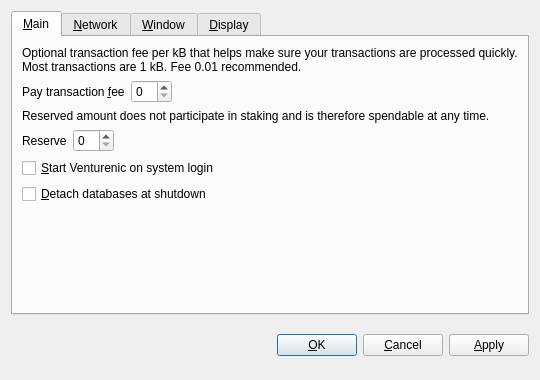
<?xml version="1.0" encoding="UTF-8"?>
<ui version="4.0">
 <class>OptionsDialog</class>
 <widget class="QDialog" name="OptionsDialog">
  <property name="geometry">
   <rect>
    <x>0</x>
    <y>0</y>
    <width>540</width>
    <height>380</height>
   </rect>
  </property>
  <property name="windowTitle">
   <string>Options</string>
  </property>
  <property name="modal">
   <bool>true</bool>
  </property>
  <layout class="QVBoxLayout" name="verticalLayout">
   <item>
    <widget class="QTabWidget" name="tabWidget">
     <property name="tabPosition">
      <enum>QTabWidget::North</enum>
     </property>
     <property name="currentIndex">
      <number>0</number>
     </property>
     <widget class="QWidget" name="tabMain">
      <attribute name="title">
       <string>&amp;Main</string>
      </attribute>
      <layout class="QVBoxLayout" name="verticalLayout_Main">
       <item>
        <widget class="QLabel" name="transactionFeeInfoLabel">
         <property name="text">
          <string>Optional transaction fee per kB that helps make sure your transactions are processed quickly. Most transactions are 1 kB. Fee 0.01 recommended.</string>
         </property>
         <property name="textFormat">
          <enum>Qt::PlainText</enum>
         </property>
         <property name="wordWrap">
          <bool>true</bool>
         </property>
        </widget>
       </item>
       <item>
        <layout class="QHBoxLayout" name="horizontalLayoutFee">
         <item>
          <widget class="QLabel" name="transactionFeeLabel">
           <property name="text">
            <string>Pay transaction &amp;fee</string>
           </property>
           <property name="textFormat">
            <enum>Qt::PlainText</enum>
           </property>
           <property name="buddy">
            <cstring>transactionFee</cstring>
           </property>
          </widget>
         </item>
         <item>
          <widget class="BitcoinAmountField" name="transactionFee"/>
         </item>
         <item>
          <spacer name="horizontalSpacerFee">
           <property name="orientation">
            <enum>Qt::Horizontal</enum>
           </property>
           <property name="sizeHint" stdset="0">
            <size>
             <width>40</width>
             <height>20</height>
            </size>
           </property>
          </spacer>
         </item>
        </layout>
       </item>
       <item>
        <widget class="QLabel" name="reserveBalanceInfoLabel">
         <property name="text">
          <string>Reserved amount does not participate in staking and is therefore spendable at any time.</string>
         </property>
         <property name="textFormat">
          <enum>Qt::PlainText</enum>
         </property>
         <property name="wordWrap">
          <bool>true</bool>
         </property>
        </widget>
       </item>
       <item>
        <layout class="QHBoxLayout" name="horizontalLayoutReserveBalance">
         <item>
          <widget class="QLabel" name="reserveBalanceLabel">
           <property name="text">
            <string>Reserve</string>
           </property>
           <property name="textFormat">
            <enum>Qt::PlainText</enum>
           </property>
           <property name="buddy">
            <cstring>reserveBalance</cstring>
           </property>
          </widget>
         </item>
         <item>
          <widget class="BitcoinAmountField" name="reserveBalance"/>
         </item>
         <item>
          <spacer name="horizontalSpacerReserveBalance">
           <property name="orientation">
            <enum>Qt::Horizontal</enum>
           </property>
           <property name="sizeHint" stdset="0">
            <size>
             <width>40</width>
             <height>20</height>
            </size>
           </property>
          </spacer>
         </item>
        </layout>
       </item>
       <item>
        <widget class="QCheckBox" name="bitcoinAtStartup">
         <property name="toolTip">
          <string>Automatically start Venturenic after logging in to the system.</string>
         </property>
         <property name="text">
          <string>&amp;Start Venturenic on system login</string>
         </property>
        </widget>
       </item>
       <item>
        <widget class="QCheckBox" name="detachDatabases">
         <property name="toolTip">
          <string>Detach block and address databases at shutdown. This means they can be moved to another data directory, but it slows down shutdown. The wallet is always detached.</string>
         </property>
         <property name="text">
          <string>&amp;Detach databases at shutdown</string>
         </property>
        </widget>
       </item>
       <item>
        <spacer name="verticalSpacer_Main">
         <property name="orientation">
          <enum>Qt::Vertical</enum>
         </property>
         <property name="sizeHint" stdset="0">
          <size>
           <width>20</width>
           <height>40</height>
          </size>
         </property>
        </spacer>
       </item>
      </layout>
     </widget>
     <widget class="QWidget" name="tabNetwork">
      <attribute name="title">
       <string>&amp;Network</string>
      </attribute>
      <layout class="QVBoxLayout" name="verticalLayout_Network">
       <item>
        <widget class="QCheckBox" name="mapPortUpnp">
         <property name="toolTip">
          <string>Automatically open the Venturenic client port on the router. This only works when your router supports UPnP and it is enabled.</string>
         </property>
         <property name="text">
          <string>Map port using &amp;UPnP</string>
         </property>
        </widget>
       </item>
       <item>
        <widget class="QCheckBox" name="connectSocks">
         <property name="toolTip">
          <string>Connect to the Venturenic network through a SOCKS proxy (e.g. when connecting through Tor).</string>
         </property>
         <property name="text">
          <string>&amp;Connect through SOCKS proxy:</string>
         </property>
        </widget>
       </item>
       <item>
        <layout class="QHBoxLayout" name="horizontalLayout_Network">
         <item>
          <widget class="QLabel" name="proxyIpLabel">
           <property name="text">
            <string>Proxy &amp;IP:</string>
           </property>
           <property name="textFormat">
            <enum>Qt::PlainText</enum>
           </property>
           <property name="buddy">
            <cstring>proxyIp</cstring>
           </property>
          </widget>
         </item>
         <item>
          <widget class="QValidatedLineEdit" name="proxyIp">
           <property name="maximumSize">
            <size>
             <width>140</width>
             <height>16777215</height>
            </size>
           </property>
           <property name="toolTip">
            <string>IP address of the proxy (e.g. 127.0.0.1)</string>
           </property>
          </widget>
         </item>
         <item>
          <widget class="QLabel" name="proxyPortLabel">
           <property name="text">
            <string>&amp;Port:</string>
           </property>
           <property name="textFormat">
            <enum>Qt::PlainText</enum>
           </property>
           <property name="buddy">
            <cstring>proxyPort</cstring>
           </property>
          </widget>
         </item>
         <item>
          <widget class="QLineEdit" name="proxyPort">
           <property name="maximumSize">
            <size>
             <width>55</width>
             <height>16777215</height>
            </size>
           </property>
           <property name="toolTip">
            <string>Port of the proxy (e.g. 9050)</string>
           </property>
          </widget>
         </item>
         <item>
          <widget class="QLabel" name="socksVersionLabel">
           <property name="text">
            <string>SOCKS &amp;Version:</string>
           </property>
           <property name="textFormat">
            <enum>Qt::PlainText</enum>
           </property>
           <property name="buddy">
            <cstring>socksVersion</cstring>
           </property>
          </widget>
         </item>
         <item>
          <widget class="QValueComboBox" name="socksVersion">
           <property name="toolTip">
            <string>SOCKS version of the proxy (e.g. 5)</string>
           </property>
          </widget>
         </item>
         <item>
          <spacer name="horizontalSpacer_Network">
           <property name="orientation">
            <enum>Qt::Horizontal</enum>
           </property>
           <property name="sizeHint" stdset="0">
            <size>
             <width>40</width>
             <height>20</height>
            </size>
           </property>
          </spacer>
         </item>
        </layout>
       </item>
       <item>
        <spacer name="verticalSpacer_Network">
         <property name="orientation">
          <enum>Qt::Vertical</enum>
         </property>
         <property name="sizeHint" stdset="0">
          <size>
           <width>20</width>
           <height>40</height>
          </size>
         </property>
        </spacer>
       </item>
      </layout>
     </widget>
     <widget class="QWidget" name="tabWindow">
      <attribute name="title">
       <string>&amp;Window</string>
      </attribute>
      <layout class="QVBoxLayout" name="verticalLayout_Window">
       <item>
        <widget class="QCheckBox" name="minimizeToTray">
         <property name="toolTip">
          <string>Show only a tray icon after minimizing the window.</string>
         </property>
         <property name="text">
          <string>&amp;Minimize to the tray instead of the taskbar</string>
         </property>
        </widget>
       </item>
       <item>
        <widget class="QCheckBox" name="minimizeOnClose">
         <property name="toolTip">
          <string>Minimize instead of exit the application when the window is closed. When this option is enabled, the application will be closed only after selecting Quit in the menu.</string>
         </property>
         <property name="text">
          <string>M&amp;inimize on close</string>
         </property>
        </widget>
       </item>
       <item>
        <spacer name="verticalSpacer_Window">
         <property name="orientation">
          <enum>Qt::Vertical</enum>
         </property>
         <property name="sizeHint" stdset="0">
          <size>
           <width>20</width>
           <height>40</height>
          </size>
         </property>
        </spacer>
       </item>
      </layout>
     </widget>
     <widget class="QWidget" name="tabDisplay">
      <attribute name="title">
       <string>&amp;Display</string>
      </attribute>
      <layout class="QVBoxLayout" name="verticalLayout_Display">
       <item>
        <layout class="QHBoxLayout" name="horizontalLayout_1_Display">
         <item>
          <widget class="QLabel" name="langLabel">
           <property name="text">
            <string>User Interface &amp;language:</string>
           </property>
           <property name="textFormat">
            <enum>Qt::PlainText</enum>
           </property>
           <property name="buddy">
            <cstring>lang</cstring>
           </property>
          </widget>
         </item>
         <item>
          <widget class="QValueComboBox" name="lang">
           <property name="toolTip">
            <string>The user interface language can be set here. This setting will take effect after restarting Venturenic.</string>
           </property>
          </widget>
         </item>
        </layout>
       </item>
       <item>
        <layout class="QHBoxLayout" name="horizontalLayout_2_Display">
         <item>
          <widget class="QLabel" name="unitLabel">
           <property name="text">
            <string>&amp;Unit to show amounts in:</string>
           </property>
           <property name="textFormat">
            <enum>Qt::PlainText</enum>
           </property>
           <property name="buddy">
            <cstring>unit</cstring>
           </property>
          </widget>
         </item>
         <item>
          <widget class="QValueComboBox" name="unit">
           <property name="toolTip">
            <string>Choose the default subdivision unit to show in the interface and when sending coins.</string>
           </property>
          </widget>
         </item>
        </layout>
       </item>
       <item>
        <widget class="QCheckBox" name="displayAddresses">
         <property name="toolTip">
          <string>Whether to show Venturenic addresses in the transaction list or not.</string>
         </property>
         <property name="text">
          <string>&amp;Display addresses in transaction list</string>
         </property>
        </widget>
       </item>
       <item>
        <widget class="QCheckBox" name="coinControlFeatures">
         <property name="toolTip">
          <string>Whether to show coin control features or not.</string>
         </property>
         <property name="text">
          <string>Display coin &amp;control features (experts only!)</string>
         </property>
        </widget>
       </item>
       <item>
        <spacer name="verticalSpacer_Display">
         <property name="orientation">
          <enum>Qt::Vertical</enum>
         </property>
         <property name="sizeHint" stdset="0">
          <size>
           <width>20</width>
           <height>40</height>
          </size>
         </property>
        </spacer>
       </item>
      </layout>
     </widget>
    </widget>
   </item>
   <item>
    <layout class="QHBoxLayout" name="horizontalLayout_Buttons">
     <item>
      <spacer name="horizontalSpacer_1">
       <property name="orientation">
        <enum>Qt::Horizontal</enum>
       </property>
       <property name="sizeHint" stdset="0">
        <size>
         <width>40</width>
         <height>48</height>
        </size>
       </property>
      </spacer>
     </item>
     <item>
      <widget class="QLabel" name="statusLabel">
       <property name="font">
        <font>
         <weight>50</weight>
         <bold>false</bold>
        </font>
       </property>
       <property name="text">
        <string/>
       </property>
       <property name="textFormat">
        <enum>Qt::PlainText</enum>
       </property>
       <property name="wordWrap">
        <bool>true</bool>
       </property>
      </widget>
     </item>
     <item>
      <spacer name="horizontalSpacer_2">
       <property name="orientation">
        <enum>Qt::Horizontal</enum>
       </property>
       <property name="sizeHint" stdset="0">
        <size>
         <width>40</width>
         <height>48</height>
        </size>
       </property>
      </spacer>
     </item>
     <item>
      <widget class="QPushButton" name="okButton">
       <property name="text">
        <string>&amp;OK</string>
       </property>
      </widget>
     </item>
     <item>
      <widget class="QPushButton" name="cancelButton">
       <property name="text">
        <string>&amp;Cancel</string>
       </property>
       <property name="autoDefault">
        <bool>false</bool>
       </property>
      </widget>
     </item>
     <item>
      <widget class="QPushButton" name="applyButton">
       <property name="text">
        <string>&amp;Apply</string>
       </property>
       <property name="autoDefault">
        <bool>false</bool>
       </property>
      </widget>
     </item>
    </layout>
   </item>
  </layout>
 </widget>
 <customwidgets>
  <customwidget>
   <class>BitcoinAmountField</class>
   <extends>QSpinBox</extends>
   <header>bitcoinamountfield.h</header>
   <container>1</container>
  </customwidget>
  <customwidget>
   <class>QValueComboBox</class>
   <extends>QComboBox</extends>
   <header>qvaluecombobox.h</header>
  </customwidget>
  <customwidget>
   <class>QValidatedLineEdit</class>
   <extends>QLineEdit</extends>
   <header>qvalidatedlineedit.h</header>
  </customwidget>
 </customwidgets>
 <resources/>
 <connections/>
</ui>
